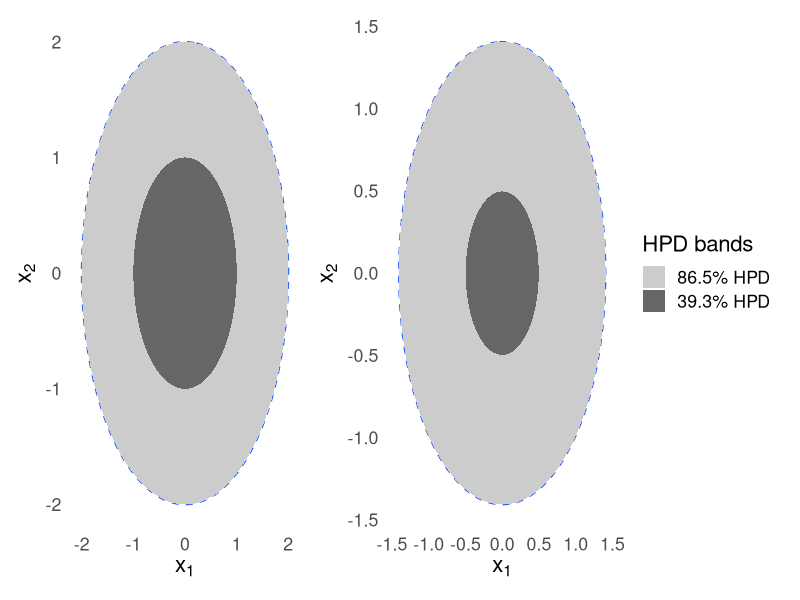
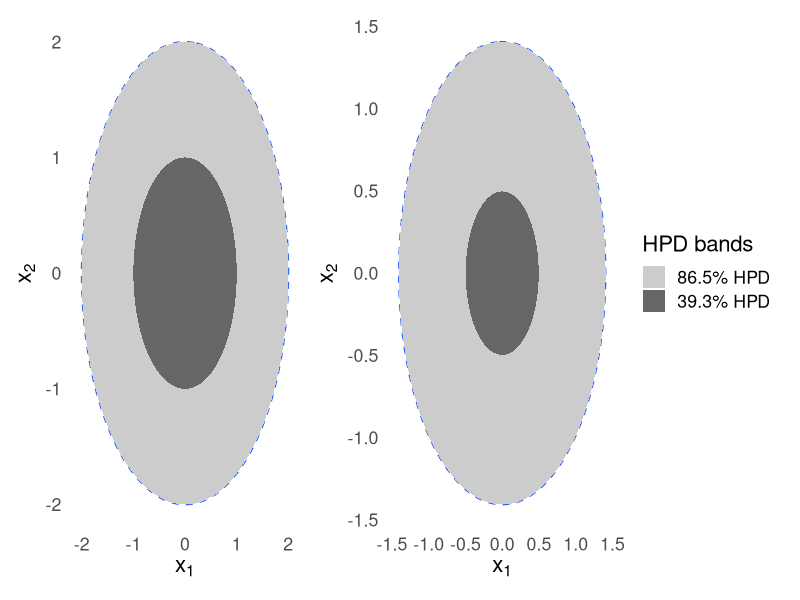

Source code (R) for these figures, in order:
# ==== Packages ====
library(ggplot2)
library(mvtnorm)   # dmvnorm, dmvt
library(sn)        # dmvSN (skew-normal)
library(patchwork) # 拼图

# ==== 辅助函数：给定覆盖率 alpha，计算 HPD 阈值（密度水平）====
hpd_threshold <- function(z, dx, dy, alpha) {
  ord <- order(z, decreasing = TRUE)
  cum <- cumsum(z[ord]) * dx * dy
  z[ord][which(cum >= alpha)[1]]
}

# 生成网格 + 密度 + HPD 等高线图
make_hpd_plot <- function(dens_fun, pars, xlim = c(-4, 4), ylim = c(-4, 4),
                          n = 300, title = "", subtitle = "") {
  x <- seq(xlim[1], xlim[2], length.out = n)
  y <- seq(ylim[1], ylim[2], length.out = n)
  dx <- diff(x)[1]; dy <- diff(y)[1]
  
  # 计算密度（dens_fun 需返回向量化的密度）
  XY <- cbind(rep(x, each = n), rep(y, times = n))
  z  <- dens_fun(XY, pars)
  df <- data.frame(x = XY[,1], y = XY[,2], z = z)
  
  # 计算 HPD 阈值：39.3% 与 86.5%
  level_0393 <- hpd_threshold(z, dx, dy, 0.393)
  level_0865 <- hpd_threshold(z, dx, dy, 0.865)

  # 画图：用等高线标出 HPD 边界
  p <- ggplot(df, aes(x, y, z = z)) +
    ## 先画两个 HPD 边界：86.5%（外圈，虚线），39.3%（内圈，实线）
    geom_contour(breaks = c(level_0865), linewidth = 0.6, linetype = "dashed") +
    geom_contour(breaks = c(level_0393), linewidth = 0.9) + 
    # 中心区域微填充
    stat_contour_filled(breaks = c(level_0865, level_0393, max(z) + 1e99),
                        show.legend =  TRUE) +
    ## 两个 band 的颜色：外圈浅灰，内圈深灰；
    scale_fill_manual(
      name   = "HPD bands",
      values = c("grey80", "grey40"),       # 浅灰(外) → 深灰(内)
      labels = c("86.5% HPD", "39.3% HPD")
    ) +
    labs(x = expression(x[1]), y = expression(x[2])) +
    theme_minimal(base_size = 16) +
    theme(plot.title = element_text(face = "bold"),
          panel.grid = element_blank(),
          legend.position = "right" )
  return(p)
}

# ==== 密度函数：二维正态 ====
dens_bvnormal <- function(XY, pars) {
  mvtnorm::dmvnorm(XY, mean = pars$mu, sigma = pars$Sigma)
}

# ==== 密度函数：二维 skew-normal（偏态）====
dens_bvskewnorm <- function(XY, pars) {
  # sn::dmsn 需要 xi (位置), Omega (协方差), alpha (形状)
  sn::dmsn(XY, xi = pars$xi, Omega = pars$Omega, alpha = pars$alpha)
}

# ==== 密度函数：二维 t（重尾）====
dens_bvt <- function(XY, pars) {
  nu <- pars$df
  # 目标协方差：pars$Sigma
  # 传给 dmvt 的 sigma 需要缩放到：Sigma * ((nu - 2)/nu)
  sigma_mvtnorm <- pars$Sigma * ((nu - 2) / nu)
  mvtnorm::dmvt(XY, delta = pars$mu, sigma = sigma_mvtnorm, df = nu, log = FALSE)
}


# -------------------------------
# 左图：二维正态（近似正态后验的“基准”）
# -------------------------------
pars_norm <- list(
  mu    = c(0, 0),
  Sigma = matrix(c(1, 0,
                   0, 1.0), 2, 2, byrow = TRUE)
)

p_left <- make_hpd_plot(
  dens_fun = dens_bvnormal,
  pars     = pars_norm,
  xlim     = c(-4, 4),
  ylim     = c(-4, 4),
  n        = 300,
  title    = "Normal posterior (benchmark)",
  subtitle = "HPD contours at 39.3% (solid) and 86.5% (dashed)"
)

# ---------------------------------
# 右图：偏态/重尾后验（任选其一）
# 这里默认用“偏态” skew-normal；若想改用重尾 t，请见下方替代
# ---------------------------------
use_skew <- FALSE  # TRUE 用 skew-normal；FALSE 用 t 重尾

if (use_skew) {
  pars_skew <- list(
    xi    = c(0, 0),
    Omega = matrix(c(1, 0,
                     0, 1), 2, 2, byrow = TRUE),
    alpha = c(6, 0)  # 形状参数，产生明显偏态
  )
  p_right <- make_hpd_plot(
    dens_fun = dens_bvskewnorm,
    pars     = pars_skew,
    xlim     = c(-4, 4),
    ylim     = c(-4, 4),
    n        = 300,
    title    = "Skewed posterior (illustrative)",
    subtitle = "HPD contours at 39.3% (solid) and 86.5% (dashed)"
  )
} else {
  pars_t <- list(
    mu    = c(0, 0),
    # 直接用与正态相同的协方差作为“目标协方差”
    Sigma = pars_norm$Sigma,
    df    = 2.5
  )
  p_right <- make_hpd_plot(
    dens_fun = dens_bvt,
    pars     = pars_t,
    xlim     = c(-4, 4),
    ylim     = c(-4, 4),
    n        = 300,
    title    = "Heavy-tailed posterior (t, df=2.5)",
    subtitle = "HPD contours at 39.3% (solid) and 86.5% (dashed)"
  )
}

p <- p_left + p_right +
  plot_layout(widths = c(1, 1), guides = "collect") &
  theme(legend.position = "right")
print(p)


# 保存
ggsave("images/hpd_normal_vs_student-t.pdf",
       p, width = 8.5, height = 4.2, device = "pdf")
